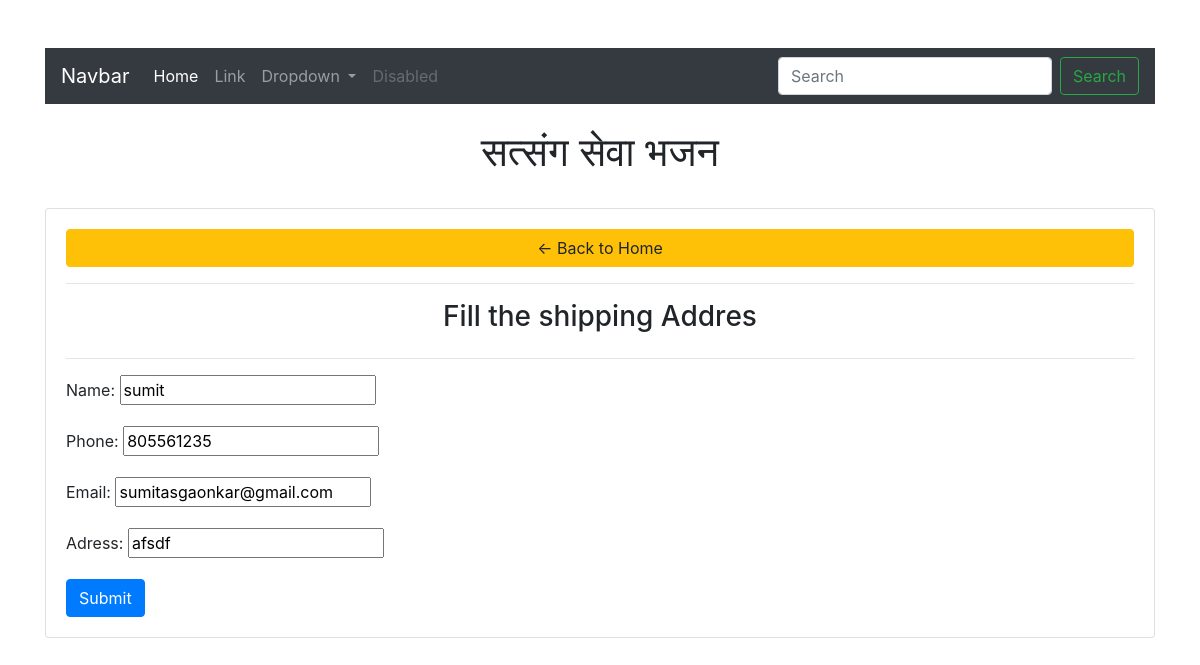
Screenshot of /profile (signed in) with the database file from the repository.
### polls/models.py (models this page shows, shortened)
class Customer(models.Model):
	user = models.OneToOneField(User, null=True, blank=True, on_delete=models.CASCADE)
	name = models.CharField(max_length=200,blank=True, null=True)
	phone = models.CharField(max_length=200,blank=True, null=True)
	email = models.CharField(max_length=200,blank=True, null=True)
	adress = models.CharField(max_length=1000,blank=True, null=True)
	date_created = models.DateTimeField(auto_now_add=True, null=True)

### polls/views.py (the view)
# urls.py: path('profile', views.profilePage, name='profile'),
@login_required
def profilePage(request):
	customer = request.user.customer
	form = CustomerForm(instance=customer)
	if request.method == 'POST':
		form = CustomerForm(request.POST, request.FILES,instance=customer)
		if form.is_valid():
			form.save()
			return redirect('setting')
	context = {'form':form}
	return render(request, 'profileform.html',context)

### polls/forms.py
class CustomerForm(ModelForm):
	class Meta:
		model = Customer
		fields = '__all__'
		exclude = ['user']

### templates/profileform.html (shortened to what this page needs)
<!DOCTYPE html>
<html>
<head>
	<link rel="stylesheet" href="https://stackpath.bootstrapcdn.com/bootstrap/4.5.2/css/bootstrap.min.css">
</head>
<body>
<div class="container">
<br>
<br>
<nav class="navbar navbar-expand-lg navbar-dark bg-dark">
  <a class="navbar-brand" href="#">Navbar</a>
  <div class="collapse navbar-collapse" id="navbarSupportedContent">
    <ul class="navbar-nav mr-auto">
      <li class="nav-item active">
        <a class="nav-link" href="#">Home <span class="sr-only">(current)</span></a>
      </li>
      <li class="nav-item">
        <a class="nav-link" href="#">Link</a>
      </li>
      <li class="nav-item dropdown">
        <a class="nav-link dropdown-toggle" href="#" id="navbarDropdown" role="button" data-toggle="dropdown" aria-haspopup="true" aria-expanded="false">
          Dropdown
        </a>
      </li>
      <li class="nav-item">
        <a class="nav-link disabled" href="#" tabindex="-1" aria-disabled="true">Disabled</a>
      </li>
    </ul>
    <form class="form-inline my-2 my-lg-0">
      <input class="form-control mr-sm-2" type="search" placeholder="Search" aria-label="Search">
      <button class="btn btn-outline-success my-2 my-sm-0" type="submit">Search</button>
    </form>
  </div>
</nav>
<br>
<h1 style="text-align: center">सत्संग सेवा भजन</h1>
<br>
<div class="row">
	<div class="col-md-12">
		<div class="card card-body">
			<a class="btn btn-warning" href="{% url 'constact' %}"> &#8592; Back to Home</a>
			<hr>
			<h3 style="text-align: center">Fill the shipping Addres</h3>
			<hr>
	<form method="POST" action="" enctype="multipart/form-data">
				{{form.as_p}}
			<input class="btn btn-primary" type="submit" name="procees">
			</form>
		</div>
	</div>
</div>
<br>
</body>
</html>
</body>
</html>

### rows the page displays
Customer: name "sumit", phone "805561235", email "sumitasgaonkar@gmail.com", adress "afsdf"
